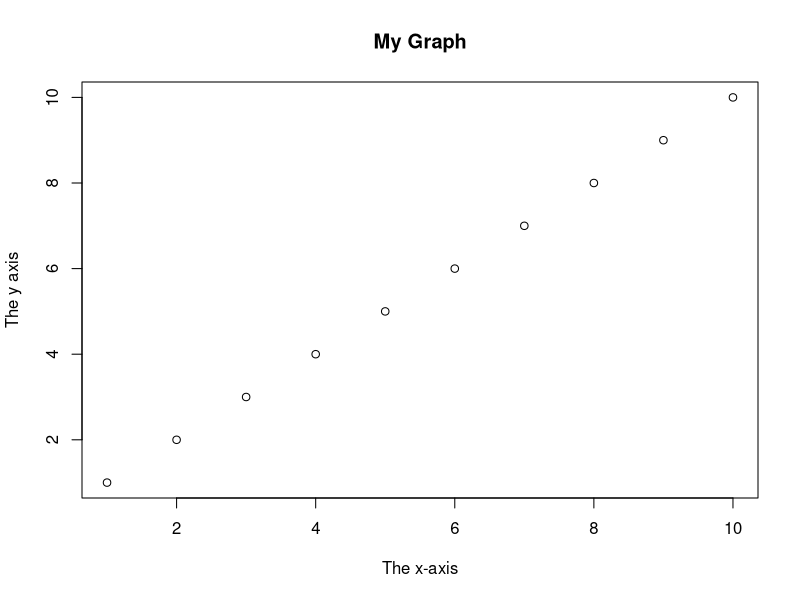

Recreate this plot in R.
x <- c(1, 2, 3, 4, 5)
y <- c(3, 7, 8, 9, 12)

plot(1:10, main="My Graph", xlab="The x-axis", ylab="The y axis")
# numeric
x <- 10.5
class(x)

# integer
x <- 1000L
class(x)

# complex
x <- 9i + 3
class(x)

# character/string
x <- "R is exciting"
class(x)

# logical/boolean
x <- TRUE
class(x)